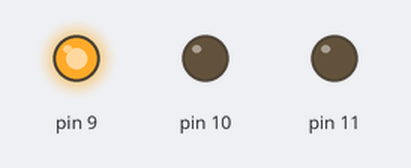
This sketch was run on a simulated Arduino Uno, built with avr-gcc and run on an emulated ATmega328P. On the bench: output pins drawn as LEDs (lit = HIGH).

Above: at 0.2 s.
At 1.2 s:
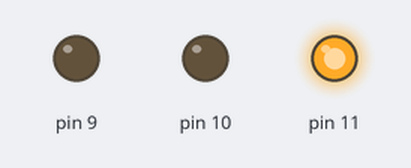
At 2.2 s:
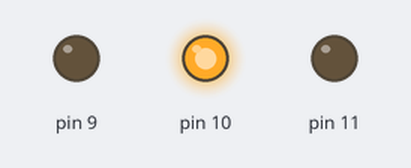
At 5.7 s:
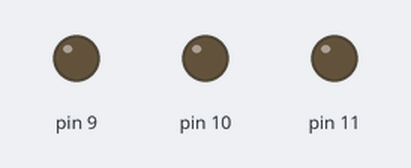
Timing chart, 0 to 6.9 s (numbered marks = the images above):
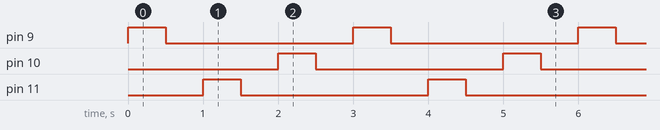

Measured:
- by itself, pin 9–11: alternates HIGH for 0.50 s and LOW for 2.5 s
- by itself, everything shown: repeats every 3.0 s, in 6 steps

The sketch:

enshu8-1-5.ino
```cpp
void setup() {
  pinMode(9, OUTPUT) ; // RED 9 番ピン
  pinMode(11, OUTPUT) ; // RED 9 番ピン
  pinMode(10, OUTPUT) ; // RED 9 番ピン
  analogWrite(9, 0); // PWM duty 比
  analogWrite(10,0);
  analogWrite(11,0);
}
void loop() {
  analogWrite(9, 255); // PWM duty 比
  delay(500); //点滅周期は各自で調整
  analogWrite(9, 0);
  delay(500); //点滅周期は各自で調整
  analogWrite(11, 255); // PWM duty 比
  delay(500); //点滅周期は各自で調整
  analogWrite(11, 0);
  delay(500); //点滅周期は各自で調整
  analogWrite(10, 255); // PWM duty 比
  delay(500); //点滅周期は各自で調整
  analogWrite(10, 0);
  delay(500); //点滅周期は各自で調整

}
```
